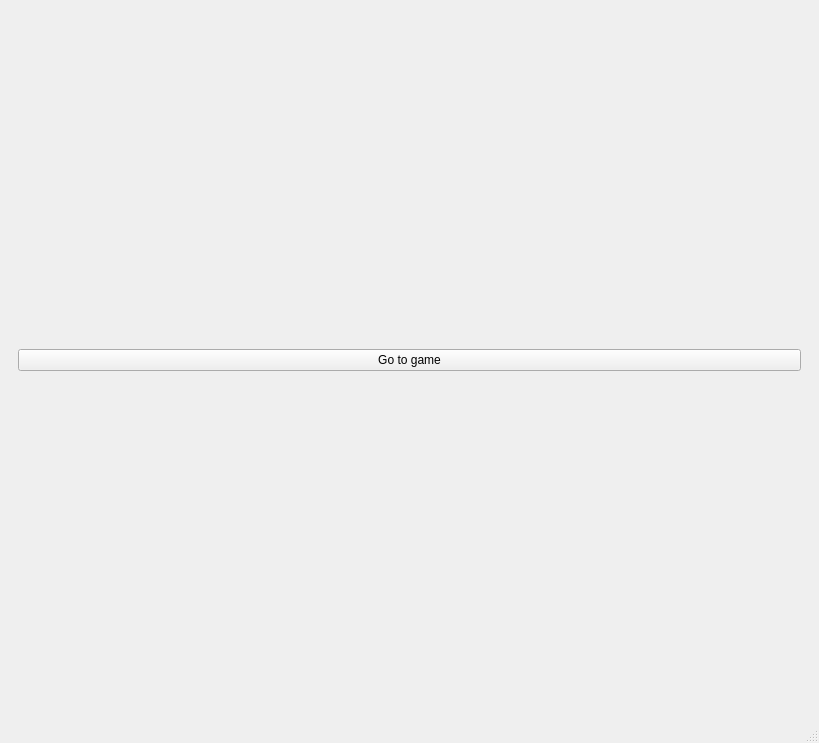
<?xml version="1.0" encoding="UTF-8"?>
<ui version="4.0">
 <class>MainWindow</class>
 <widget class="QMainWindow" name="MainWindow">
  <property name="geometry">
   <rect>
    <x>0</x>
    <y>0</y>
    <width>819</width>
    <height>743</height>
   </rect>
  </property>
  <property name="windowTitle">
   <string>MainWindow</string>
  </property>
  <widget class="QWidget" name="centralwidget">
   <layout class="QVBoxLayout" name="verticalLayout_2">
    <item>
     <layout class="QHBoxLayout" name="horizontalLayout_3">
      <item>
       <widget class="QStackedWidget" name="stackedWidget">
        <property name="currentIndex">
         <number>0</number>
        </property>
        <widget class="QWidget" name="startUpPage">
         <layout class="QHBoxLayout" name="horizontalLayout_4">
          <item>
           <widget class="QPushButton" name="goToGameBtn">
            <property name="text">
             <string>Go to game</string>
            </property>
           </widget>
          </item>
         </layout>
        </widget>
        <widget class="QWidget" name="gamePage">
         <layout class="QVBoxLayout" name="verticalLayout_3">
          <item>
           <layout class="QHBoxLayout" name="horizontalLayout_2">
            <item>
             <layout class="QGridLayout" name="gridLayout">
              <item row="0" column="0">
               <widget class="QCheckBox" name="cardCheckBox">
                <property name="styleSheet">
                 <string notr="true">QCheckBox {
    spacing: 5px;
}
QCheckBox::indicator {
     width: 150px;
     height: 150px;
 }

  QCheckBox::indicator:checked
  {
    image: url(:cardFront.jpg);
  }
  QCheckBox::indicator:unchecked
  {
    image: url(:cardBack.jpg);
  }</string>
                </property>
                <property name="text">
                 <string/>
                </property>
               </widget>
              </item>
              <item row="2" column="3">
               <widget class="QCheckBox" name="cardCheckBox_12">
                <property name="styleSheet">
                 <string notr="true">QCheckBox {
    spacing: 5px;
}
QCheckBox::indicator {
     width: 150px;
     height: 150px;
 }

  QCheckBox::indicator:checked
  {
    image: url(:cardFront.jpg);
  }
  QCheckBox::indicator:unchecked
  {
    image: url(:cardBack.jpg);
  }</string>
                </property>
                <property name="text">
                 <string/>
                </property>
               </widget>
              </item>
              <item row="2" column="0">
               <widget class="QCheckBox" name="cardCheckBox_9">
                <property name="styleSheet">
                 <string notr="true">QCheckBox {
    spacing: 5px;
}
QCheckBox::indicator {
     width: 150px;
     height: 150px;
 }

  QCheckBox::indicator:checked
  {
    image: url(:cardFront.jpg);
  }
  QCheckBox::indicator:unchecked
  {
    image: url(:cardBack.jpg);
  }</string>
                </property>
                <property name="text">
                 <string/>
                </property>
               </widget>
              </item>
              <item row="1" column="2">
               <widget class="QCheckBox" name="cardCheckBox_7">
                <property name="styleSheet">
                 <string notr="true">QCheckBox {
    spacing: 5px;
}
QCheckBox::indicator {
     width: 150px;
     height: 150px;
 }

  QCheckBox::indicator:checked
  {
    image: url(:cardFront.jpg);
  }
  QCheckBox::indicator:unchecked
  {
    image: url(:cardBack.jpg);
  }</string>
                </property>
                <property name="text">
                 <string/>
                </property>
               </widget>
              </item>
              <item row="2" column="2">
               <widget class="QCheckBox" name="cardCheckBox_11">
                <property name="styleSheet">
                 <string notr="true">QCheckBox {
    spacing: 5px;
}
QCheckBox::indicator {
     width: 150px;
     height: 150px;
 }

  QCheckBox::indicator:checked
  {
    image: url(:cardFront.jpg);
  }
  QCheckBox::indicator:unchecked
  {
    image: url(:cardBack.jpg);
  }</string>
                </property>
                <property name="text">
                 <string/>
                </property>
               </widget>
              </item>
              <item row="0" column="2">
               <widget class="QCheckBox" name="cardCheckBox_3">
                <property name="styleSheet">
                 <string notr="true">QCheckBox {
    spacing: 5px;
}
QCheckBox::indicator {
     width: 150px;
     height: 150px;
 }

  QCheckBox::indicator:checked
  {
    image: url(:cardFront.jpg);
  }
  QCheckBox::indicator:unchecked
  {
    image: url(:cardBack.jpg);
  }</string>
                </property>
                <property name="text">
                 <string/>
                </property>
               </widget>
              </item>
              <item row="0" column="1">
               <widget class="QCheckBox" name="cardCheckBox_2">
                <property name="styleSheet">
                 <string notr="true">QCheckBox {
    spacing: 5px;
}
QCheckBox::indicator {
     width: 150px;
     height: 150px;
 }

  QCheckBox::indicator:checked
  {
    image: url(:cardFront.jpg);
  }
  QCheckBox::indicator:unchecked
  {
    image: url(:cardBack.jpg);
  }</string>
                </property>
                <property name="text">
                 <string/>
                </property>
               </widget>
              </item>
              <item row="0" column="3">
               <widget class="QCheckBox" name="cardCheckBox_4">
                <property name="styleSheet">
                 <string notr="true">QCheckBox {
    spacing: 5px;
}
QCheckBox::indicator {
     width: 150px;
     height: 150px;
 }

  QCheckBox::indicator:checked
  {
    image: url(:cardFront.jpg);
  }
  QCheckBox::indicator:unchecked
  {
    image: url(:cardBack.jpg);
  }</string>
                </property>
                <property name="text">
                 <string/>
                </property>
               </widget>
              </item>
              <item row="1" column="3">
               <widget class="QCheckBox" name="cardCheckBox_8">
                <property name="styleSheet">
                 <string notr="true">QCheckBox {
    spacing: 5px;
}
QCheckBox::indicator {
     width: 150px;
     height: 150px;
 }

  QCheckBox::indicator:checked
  {
    image: url(:cardFront.jpg);
  }
  QCheckBox::indicator:unchecked
  {
    image: url(:cardBack.jpg);
  }</string>
                </property>
                <property name="text">
                 <string/>
                </property>
               </widget>
              </item>
              <item row="1" column="1">
               <widget class="QCheckBox" name="cardCheckBox_6">
                <property name="styleSheet">
                 <string notr="true">QCheckBox {
    spacing: 5px;
}
QCheckBox::indicator {
     width: 150px;
     height: 150px;
 }

  QCheckBox::indicator:checked
  {
    image: url(:cardFront.jpg);
  }
  QCheckBox::indicator:unchecked
  {
    image: url(:cardBack.jpg);
  }</string>
                </property>
                <property name="text">
                 <string/>
                </property>
               </widget>
              </item>
              <item row="2" column="1">
               <widget class="QCheckBox" name="cardCheckBox_10">
                <property name="styleSheet">
                 <string notr="true">QCheckBox {
    spacing: 5px;
}
QCheckBox::indicator {
     width: 150px;
     height: 150px;
 }

  QCheckBox::indicator:checked
  {
    image: url(:cardFront.jpg);
  }
  QCheckBox::indicator:unchecked
  {
    image: url(:cardBack.jpg);
  }</string>
                </property>
                <property name="text">
                 <string/>
                </property>
               </widget>
              </item>
              <item row="1" column="0">
               <widget class="QCheckBox" name="cardCheckBox_5">
                <property name="styleSheet">
                 <string notr="true">QCheckBox {
    spacing: 5px;
}
QCheckBox::indicator {
     width: 150px;
     height: 150px;
 }

  QCheckBox::indicator:checked
  {
    image: url(:cardFront.jpg);
  }
  QCheckBox::indicator:unchecked
  {
    image: url(:cardBack.jpg);
  }</string>
                </property>
                <property name="text">
                 <string/>
                </property>
               </widget>
              </item>
              <item row="3" column="0">
               <widget class="QCheckBox" name="cardCheckBox_13">
                <property name="styleSheet">
                 <string notr="true">QCheckBox {
    spacing: 5px;
}
QCheckBox::indicator {
     width: 150px;
     height: 150px;
 }

  QCheckBox::indicator:checked
  {
    image: url(:cardFront.jpg);
  }
  QCheckBox::indicator:unchecked
  {
    image: url(:cardBack.jpg);
  }</string>
                </property>
                <property name="text">
                 <string/>
                </property>
               </widget>
              </item>
              <item row="3" column="1">
               <widget class="QCheckBox" name="cardCheckBox_14">
                <property name="styleSheet">
                 <string notr="true">QCheckBox {
    spacing: 5px;
}
QCheckBox::indicator {
     width: 150px;
     height: 150px;
 }

  QCheckBox::indicator:checked
  {
    image: url(:cardFront.jpg);
  }
  QCheckBox::indicator:unchecked
  {
    image: url(:cardBack.jpg);
  }</string>
                </property>
                <property name="text">
                 <string/>
                </property>
               </widget>
              </item>
              <item row="3" column="2">
               <widget class="QCheckBox" name="cardCheckBox_15">
                <property name="styleSheet">
                 <string notr="true">QCheckBox {
    spacing: 5px;
}
QCheckBox::indicator {
     width: 150px;
     height: 150px;
 }

  QCheckBox::indicator:checked
  {
    image: url(:cardFront.jpg);
  }
  QCheckBox::indicator:unchecked
  {
    image: url(:cardBack.jpg);
  }</string>
                </property>
                <property name="text">
                 <string/>
                </property>
               </widget>
              </item>
              <item row="3" column="3">
               <widget class="QCheckBox" name="cardCheckBox_16">
                <property name="styleSheet">
                 <string notr="true">QCheckBox {
    spacing: 5px;
}
QCheckBox::indicator {
     width: 150px;
     height: 150px;
 }

  QCheckBox::indicator:checked
  {
    image: url(:cardFront.jpg);
  }
  QCheckBox::indicator:unchecked
  {
    image: url(:cardBack.jpg);
  }</string>
                </property>
                <property name="text">
                 <string/>
                </property>
               </widget>
              </item>
             </layout>
            </item>
            <item>
             <layout class="QHBoxLayout" name="horizontalLayout">
              <item>
               <widget class="Line" name="line">
                <property name="orientation">
                 <enum>Qt::Vertical</enum>
                </property>
               </widget>
              </item>
              <item>
               <layout class="QVBoxLayout" name="verticalLayout" stretch="0,0,0,0,0,0">
                <property name="spacing">
                 <number>20</number>
                </property>
                <property name="sizeConstraint">
                 <enum>QLayout::SetMinimumSize</enum>
                </property>
                <property name="leftMargin">
                 <number>20</number>
                </property>
                <property name="rightMargin">
                 <number>20</number>
                </property>
                <property name="bottomMargin">
                 <number>0</number>
                </property>
                <item>
                 <spacer name="tmpVerticalSpacer_2">
                  <property name="orientation">
                   <enum>Qt::Vertical</enum>
                  </property>
                  <property name="sizeHint" stdset="0">
                   <size>
                    <width>20</width>
                    <height>40</height>
                   </size>
                  </property>
                 </spacer>
                </item>
                <item>
                 <widget class="QLabel" name="label">
                  <property name="text">
                   <string>Moves count:</string>
                  </property>
                 </widget>
                </item>
                <item>
                 <widget class="QLCDNumber" name="moveNumber"/>
                </item>
                <item>
                 <widget class="QPushButton" name="startBtn">
                  <property name="text">
                   <string>PushButton</string>
                  </property>
                 </widget>
                </item>
                <item>
                 <widget class="QLabel" name="timerDisplay">
                  <property name="text">
                   <string>20:00</string>
                  </property>
                  <property name="alignment">
                   <set>Qt::AlignCenter</set>
                  </property>
                  <property name="wordWrap">
                   <bool>false</bool>
                  </property>
                 </widget>
                </item>
                <item>
                 <spacer name="tmpVerticalSpacer">
                  <property name="orientation">
                   <enum>Qt::Vertical</enum>
                  </property>
                  <property name="sizeHint" stdset="0">
                   <size>
                    <width>20</width>
                    <height>20</height>
                   </size>
                  </property>
                 </spacer>
                </item>
               </layout>
              </item>
             </layout>
            </item>
           </layout>
          </item>
         </layout>
        </widget>
       </widget>
      </item>
     </layout>
    </item>
   </layout>
  </widget>
  <widget class="QMenuBar" name="menubar">
   <property name="geometry">
    <rect>
     <x>0</x>
     <y>0</y>
     <width>819</width>
     <height>25</height>
    </rect>
   </property>
  </widget>
  <widget class="QStatusBar" name="statusbar"/>
 </widget>
 <resources/>
 <connections/>
</ui>
